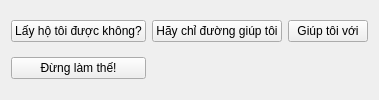
                   <widget class="QWidget" name="tab_4">
                    <attribute name="title">
                     <string>Yêu cầu</string>
                    </attribute>
                    <layout class="QGridLayout" name="gridLayout_3">
                     <item row="0" column="0">
                      <widget class="QPushButton" name="exBtn7">
                       <property name="text">
                        <string>Lấy hộ tôi được không?</string>
                       </property>
                      </widget>
                     </item>
                     <item row="0" column="1">
                      <widget class="QPushButton" name="exBtn8">
                       <property name="text">
                        <string>Hãy chỉ đường giúp tôi</string>
                       </property>
                      </widget>
                     </item>
                     <item row="0" column="2">
                      <widget class="QPushButton" name="exBtn9">
                       <property name="text">
                        <string>Giúp tôi với</string>
                       </property>
                      </widget>
                     </item>
                     <item row="1" column="0">
                      <widget class="QPushButton" name="pushButton_19">
                       <property name="text">
                        <string>Đừng làm thế!</string>
                       </property>
                      </widget>
                     </item>
                    </layout>
                   </widget>
